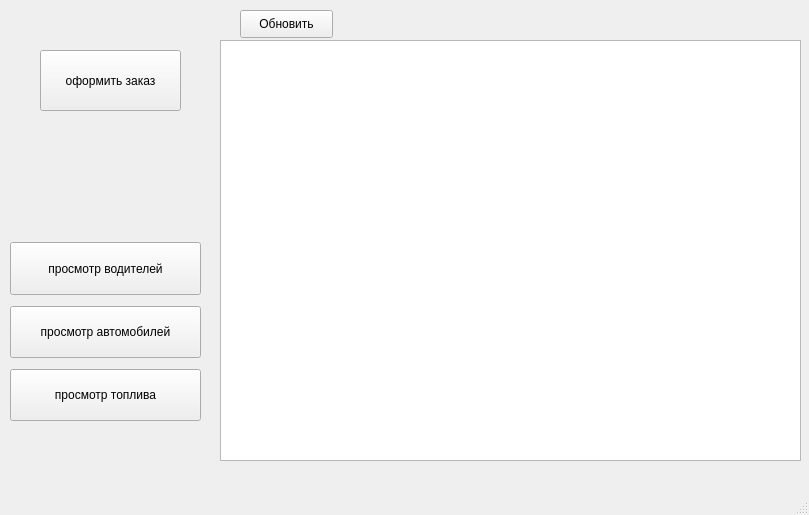
<?xml version="1.0" encoding="UTF-8"?>
<ui version="4.0">
 <class>Garaj</class>
 <widget class="QMainWindow" name="Garaj">
  <property name="geometry">
   <rect>
    <x>0</x>
    <y>0</y>
    <width>809</width>
    <height>515</height>
   </rect>
  </property>
  <property name="windowTitle">
   <string>Garaj</string>
  </property>
  <widget class="QWidget" name="centralwidget">
   <widget class="QPushButton" name="pushButton">
    <property name="geometry">
     <rect>
      <x>40</x>
      <y>50</y>
      <width>141</width>
      <height>61</height>
     </rect>
    </property>
    <property name="text">
     <string>оформить заказ</string>
    </property>
   </widget>
   <widget class="QTableWidget" name="tableWidget">
    <property name="geometry">
     <rect>
      <x>220</x>
      <y>40</y>
      <width>581</width>
      <height>421</height>
     </rect>
    </property>
   </widget>
   <widget class="QWidget" name="layoutWidget">
    <property name="geometry">
     <rect>
      <x>10</x>
      <y>190</y>
      <width>191</width>
      <height>231</height>
     </rect>
    </property>
    <layout class="QVBoxLayout" name="verticalLayout">
     <property name="spacing">
      <number>11</number>
     </property>
     <property name="leftMargin">
      <number>0</number>
     </property>
     <property name="topMargin">
      <number>0</number>
     </property>
     <property name="rightMargin">
      <number>0</number>
     </property>
     <property name="bottomMargin">
      <number>0</number>
     </property>
     <item>
      <spacer name="verticalSpacer">
       <property name="orientation">
        <enum>Qt::Vertical</enum>
       </property>
       <property name="sizeHint" stdset="0">
        <size>
         <width>20</width>
         <height>40</height>
        </size>
       </property>
      </spacer>
     </item>
     <item>
      <widget class="QPushButton" name="pushButton_2">
       <property name="sizePolicy">
        <sizepolicy hsizetype="Minimum" vsizetype="Expanding">
         <horstretch>0</horstretch>
         <verstretch>0</verstretch>
        </sizepolicy>
       </property>
       <property name="text">
        <string>просмотр водителей</string>
       </property>
      </widget>
     </item>
     <item>
      <widget class="QPushButton" name="pushButton_3">
       <property name="sizePolicy">
        <sizepolicy hsizetype="Minimum" vsizetype="Expanding">
         <horstretch>0</horstretch>
         <verstretch>0</verstretch>
        </sizepolicy>
       </property>
       <property name="text">
        <string>просмотр автомобилей</string>
       </property>
      </widget>
     </item>
     <item>
      <widget class="QPushButton" name="pushButton_4">
       <property name="sizePolicy">
        <sizepolicy hsizetype="Minimum" vsizetype="Expanding">
         <horstretch>0</horstretch>
         <verstretch>0</verstretch>
        </sizepolicy>
       </property>
       <property name="text">
        <string>просмотр топлива</string>
       </property>
      </widget>
     </item>
    </layout>
   </widget>
   <widget class="QPushButton" name="pushButton_6">
    <property name="geometry">
     <rect>
      <x>240</x>
      <y>10</y>
      <width>93</width>
      <height>28</height>
     </rect>
    </property>
    <property name="text">
     <string>Обновить</string>
    </property>
   </widget>
  </widget>
  <widget class="QMenuBar" name="menubar">
   <property name="geometry">
    <rect>
     <x>0</x>
     <y>0</y>
     <width>809</width>
     <height>26</height>
    </rect>
   </property>
  </widget>
  <widget class="QStatusBar" name="statusbar"/>
 </widget>
 <resources/>
 <connections/>
</ui>
